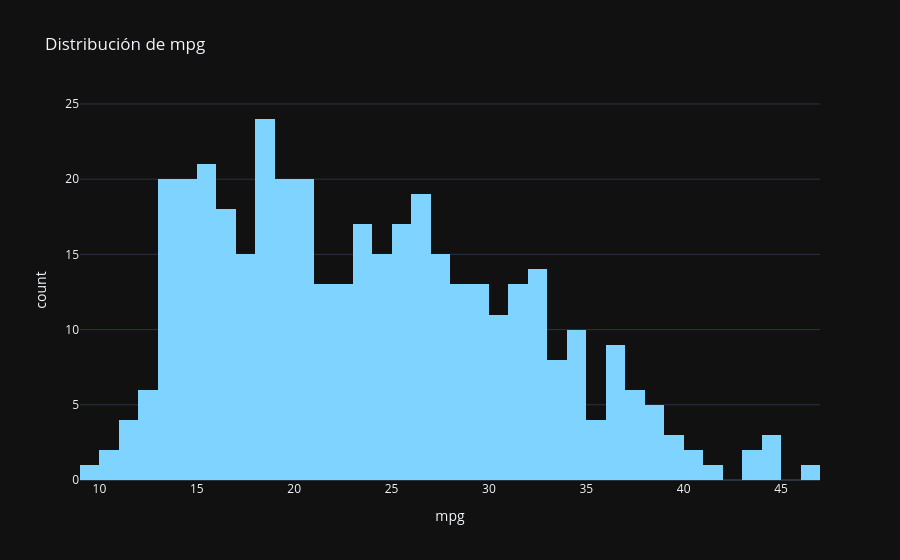

Notebook code for this chart:
### Code cell
# 2.3 Variable objetivo
TARGET = "mpg"
if TARGET and TARGET in df.columns:
    if "regresion" == 'regresion':
        display(df[TARGET].describe().to_frame())
        px.histogram(df, x=TARGET, nbins=40, title=f'Distribución de {TARGET}').show()
    else:
        vc = df[TARGET].value_counts(dropna=False)
        display(pd.DataFrame({'n': vc, '%': (vc/len(df)*100).round(2)}))
        px.bar(x=vc.index.astype(str), y=vc.values, labels={'x': TARGET, 'y': 'n'},
               title=f'Balance de clases — {TARGET}').show()
        imb = vc.min()/vc.max()
        print(f'Ratio min/max de clases: {imb:.2f}' + ('  ⚠️ desbalanceado' if imb < 0.4 else ''))
else:
    print('Sin target supervisado en esta etapa.')

### Figure 1 — Plotly figure (JSON) as saved in the notebook; plotly's stock layout.template omitted (floating-point values rounded to 4 significant figures; data arrays with more than 128 entries replaced by an {"elided": "..."} marker saying what was removed)
{"data": [{"bingroup": "x", "hovertemplate": "mpg=%{x}<br>count=%{y}<extra></extra>", "legendgroup": "", "marker": {"color": "#7fd4ff", "pattern": {"shape": ""}}, "name": "", "nbinsx": 40, "orientation": "v", "showlegend": false, "type": "histogram", "x": {"elided": "398 float values"}, "xaxis": "x", "yaxis": "y"}], "layout": {"barmode": "relative", "legend": {"tracegroupgap": 0}, "title": {"text": "Distribución de mpg"}, "xaxis": {"anchor": "y", "domain": [0.0, 1.0], "title": {"text": "mpg"}}, "yaxis": {"anchor": "x", "domain": [0.0, 1.0], "title": {"text": "count"}}}}
